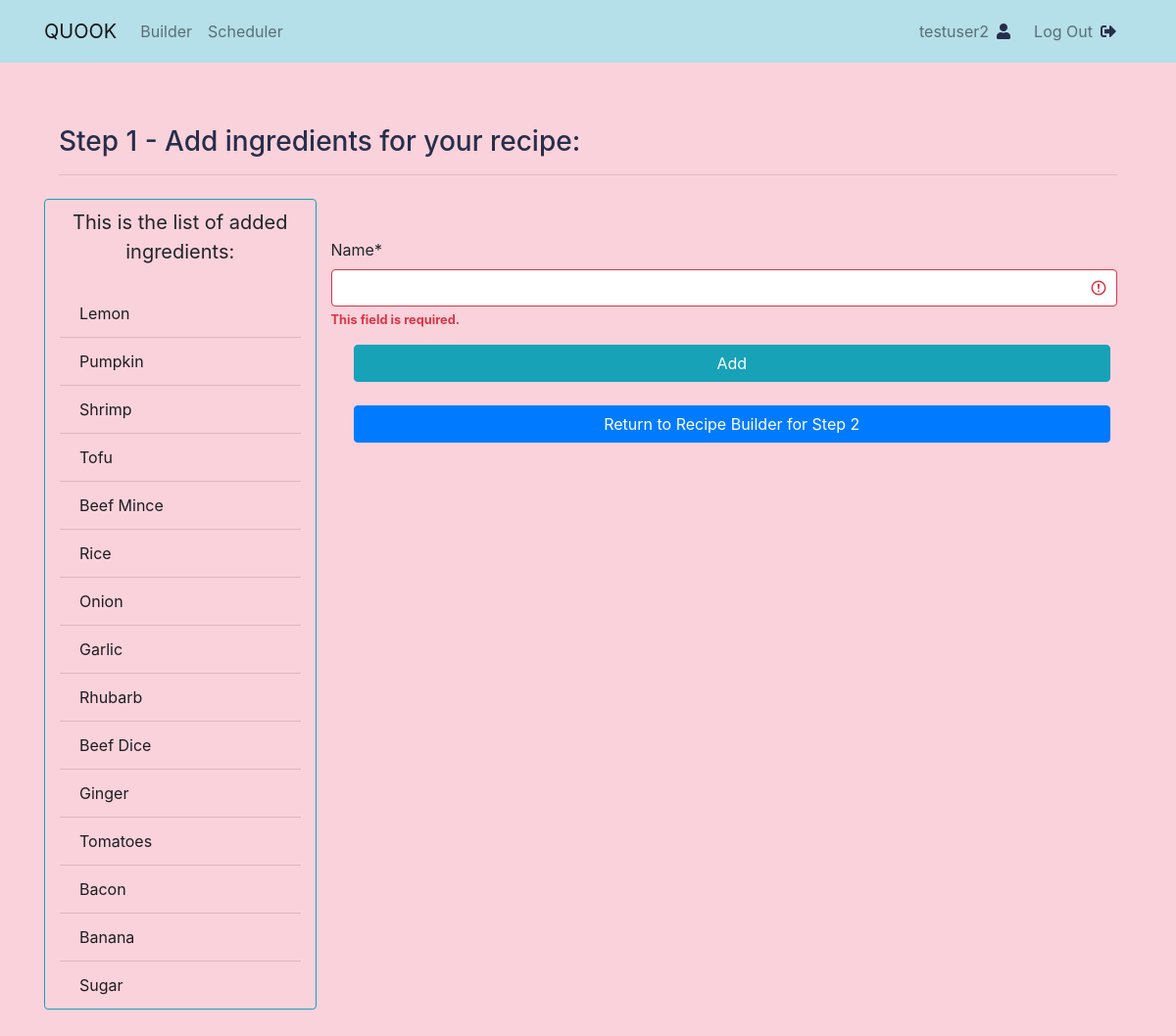
The app's page /add/ingredient/ (signed in) with its own data.
### recipe/models.py (models this page shows)
class Ingredient(models.Model):
    alphabet = RegexValidator(
        r'^[A-Za-z]+$', 'Only alphabet characters are allowed.')
    name = models.CharField(max_length=200, null=True,
                            unique=True, validators=[alphabet])
    def __str__(self):
        return self.name

### recipe/views.py (the view)
# urls.py: path('add/ingredient/', views.addIngredient, name='add_ingredient'),
@ login_required
def addIngredient(request):
    ingredient_form = IngredientForm(request.POST)
    ingredient_list = Ingredient.objects.all()
    if request.method == 'POST':
        ingredient_form = IngredientForm(request.POST)
        if ingredient_form.is_valid():
            ingredient_form.save()
            return redirect('recipe:add_ingredient')
    return render(request, 'recipe/add_ingredient.html', {'ingredient_form': ingredient_form, 'ingredient_list': ingredient_list})

### recipe/forms.py
class IngredientForm(ModelForm):
    class Meta:
        model = Ingredient
        fields = ('name',)

### recipe/templates/recipe/add_ingredient.html (shortened to what this page needs)
{% extends "recipe/base.html" %}
{% load crispy_forms_tags %}
{% block content %}
<div class="container my-5">
    <h3>Step 1 - Add ingredients for your recipe:</h3>
    <hr>
    <div class="row fill-50-viewport">
        <div class="col-3 border border-info rounded my-2">
            <p class="lead py-2 text-center"><strong>This is the list of added ingredients:</strong></p>
            <ul class="list-group  list-group-flush d-flex flex-column align-item-start">
                {% for ingredient in ingredient_list %}
                    <li class="list-group-item list-group-item-dark li-bg-colour">
                        {{ ingredient|title }}
                    </li>
                {% endfor %}
            </ul>
        </div>
        <div class="col-9 d-flex flex-column">
            <div class="d-flex flex-column">
                <form class="form-group mt-5" method="POST">
                    {{ ingredient_form|crispy }}
                    <div class="col-12">
                        <button class="btn btn-info btn-block my-1 mx-2" type="submit">Add</button>
                    </div>
                </form>
                <div class="col-12">
                    <a class="btn btn-primary btn-block my-1 mx-2" href="{% url 'recipe:recipe_builder' %}">Return to Recipe Builder for Step 2</a>
                </div>
            </div>
        </div>
    </div>
</div>
{% endblock content %}

### recipe/templates/recipe/base.html (shortened to what this page needs)
<!DOCTYPE html>
{% load static %}
<html lang="en">
  <head>
    <link rel="stylesheet" href="https://stackpath.bootstrapcdn.com/bootstrap/4.4.1/css/bootstrap.min.css">
    <link rel="stylesheet" href="https://use.fontawesome.com/releases/v5.15.2/css/solid.css">
    <link rel="stylesheet" href="https://use.fontawesome.com/releases/v5.15.2/css/fontawesome.css">
    <link rel="stylesheet" type="text/css" href="{% static 'recipe/style.css' %}">
  </head>
  <body>
    <header class="site-header">
      <nav class="navbar navbar-expand-md navbar-light nav-bg fixed-top">
        <div class="container">
          <a class="navbar-brand rm-4" href="{% url 'recipe:home' %}">QUOOK</a>
          <div class="collapse navbar-collapse" id="navbarToggle">
            <div class="navbar-nav mr-auto">
              <a class="nav-item nav-link" href="{% url 'recipe:recipe_builder' %}">Builder</a>
              <a class="nav-item nav-link" href="#">Scheduler</a>
            </div>
            <div class="navbar-nav">
                {% if user.is_authenticated %}
                <a class="nav-item nav-link" href="{% url 'users:profile' %}">{{ user.username }}<i class="fas fa-1x fa-user my-2 mx-2" aria-hidden="true"></i></a>
                <a class="nav-item nav-link" href="{% url 'users:logout' %}">Log Out<i class="fas fa-1x fa-sign-out-alt my-2 mx-2" aria-hidden="true"></i></a>
                {% else %}
                <a class="nav-item nav-link" href="{% url 'users:register' %}">Register<i class="fas fa-1x fa-user-plus my-2 mx-2" aria-hidden="true"></i></a>
                <a class="nav-item nav-link" href="{% url 'users:login' %}">Log In<i class="fas fa-1x fa-sign-in-alt my-2 mx-2" aria-hidden="true"></i></a>
                {% endif %}
            </div>
          </div>
        </div>
      </nav>
    </header>
    <main class="container">
      {% block content %}{% endblock %}
    </main>
  </body>
</html>

### recipe/static/recipe/style.css (style rules this page uses)
body { background: #FAD2DB; margin-top: 5rem; overflow-x: hidden; }
.fill-50-viewport { min-height: 50vh; }
h1, h2, h3, h4, h5, h6 { color: #272E4A; }
ul { margin: 0; }
.nav-bg { background-color: #B5DFE9; }
i.fas { color: #272E4A; }
.li-bg-colour { background: #FAD2DB; }

### records on screen
Ingredient: name "Lemon"
Ingredient: name "Pumpkin"
Ingredient: name "Shrimp"
Ingredient: name "Tofu"
Ingredient: name "Beef Mince"
Ingredient: name "Rice"
Ingredient: name "Onion"
Ingredient: name "Garlic"
Ingredient: name "Rhubarb"
Ingredient: name "Beef Dice"
Ingredient: name "Ginger"
Ingredient: name "Tomatoes"
Ingredient: name "Bacon"
Ingredient: name "Banana"
Ingredient: name "Sugar"

### other values on screen
{{ user.username }} "testuser2"
